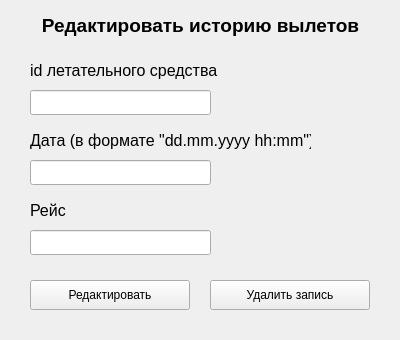
<?xml version="1.0" encoding="UTF-8"?>
<ui version="4.0">
 <class>EditFlight</class>
 <widget class="QWidget" name="EditFlight">
  <property name="geometry">
   <rect>
    <x>0</x>
    <y>0</y>
    <width>400</width>
    <height>340</height>
   </rect>
  </property>
  <property name="windowTitle">
   <string>Form</string>
  </property>
  <widget class="QLabel" name="datetime_label">
   <property name="geometry">
    <rect>
     <x>30</x>
     <y>130</y>
     <width>281</width>
     <height>20</height>
    </rect>
   </property>
   <property name="font">
    <font>
     <pointsize>12</pointsize>
     <bold>false</bold>
    </font>
   </property>
   <property name="text">
    <string>Дата (в формате &quot;dd.mm.yyyy hh:mm&quot;)</string>
   </property>
  </widget>
  <widget class="QLineEdit" name="datetime_input">
   <property name="geometry">
    <rect>
     <x>30</x>
     <y>160</y>
     <width>181</width>
     <height>25</height>
    </rect>
   </property>
  </widget>
  <widget class="QLineEdit" name="way_input">
   <property name="geometry">
    <rect>
     <x>30</x>
     <y>230</y>
     <width>181</width>
     <height>25</height>
    </rect>
   </property>
  </widget>
  <widget class="QLabel" name="label">
   <property name="geometry">
    <rect>
     <x>0</x>
     <y>10</y>
     <width>401</width>
     <height>31</height>
    </rect>
   </property>
   <property name="font">
    <font>
     <pointsize>14</pointsize>
     <bold>true</bold>
    </font>
   </property>
   <property name="text">
    <string>Редактировать историю вылетов</string>
   </property>
   <property name="alignment">
    <set>Qt::AlignCenter</set>
   </property>
  </widget>
  <widget class="QLabel" name="id_label">
   <property name="geometry">
    <rect>
     <x>30</x>
     <y>60</y>
     <width>191</width>
     <height>20</height>
    </rect>
   </property>
   <property name="font">
    <font>
     <pointsize>12</pointsize>
     <bold>false</bold>
    </font>
   </property>
   <property name="text">
    <string>id летательного средства</string>
   </property>
  </widget>
  <widget class="QLabel" name="way_label">
   <property name="geometry">
    <rect>
     <x>30</x>
     <y>200</y>
     <width>41</width>
     <height>20</height>
    </rect>
   </property>
   <property name="font">
    <font>
     <pointsize>12</pointsize>
     <bold>false</bold>
    </font>
   </property>
   <property name="text">
    <string>Рейс</string>
   </property>
  </widget>
  <widget class="QLineEdit" name="id_input">
   <property name="geometry">
    <rect>
     <x>30</x>
     <y>90</y>
     <width>181</width>
     <height>25</height>
    </rect>
   </property>
  </widget>
  <widget class="QPushButton" name="delete_button">
   <property name="geometry">
    <rect>
     <x>210</x>
     <y>280</y>
     <width>160</width>
     <height>30</height>
    </rect>
   </property>
   <property name="text">
    <string>Удалить запись</string>
   </property>
  </widget>
  <widget class="QPushButton" name="edit_button">
   <property name="geometry">
    <rect>
     <x>30</x>
     <y>280</y>
     <width>160</width>
     <height>30</height>
    </rect>
   </property>
   <property name="text">
    <string>Редактировать</string>
   </property>
  </widget>
 </widget>
 <resources/>
 <connections/>
</ui>
